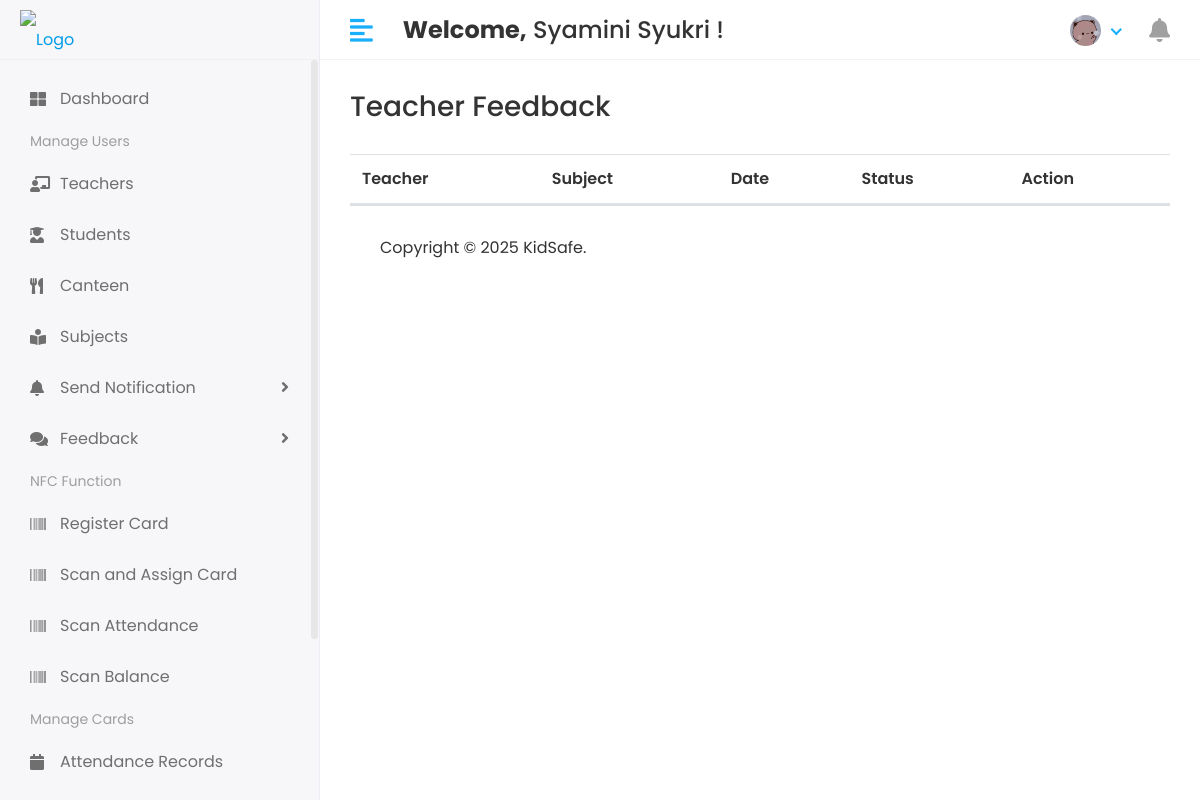
/administrator/feedback/teachers/ (signed in), run on an earlier commit of the app's database.
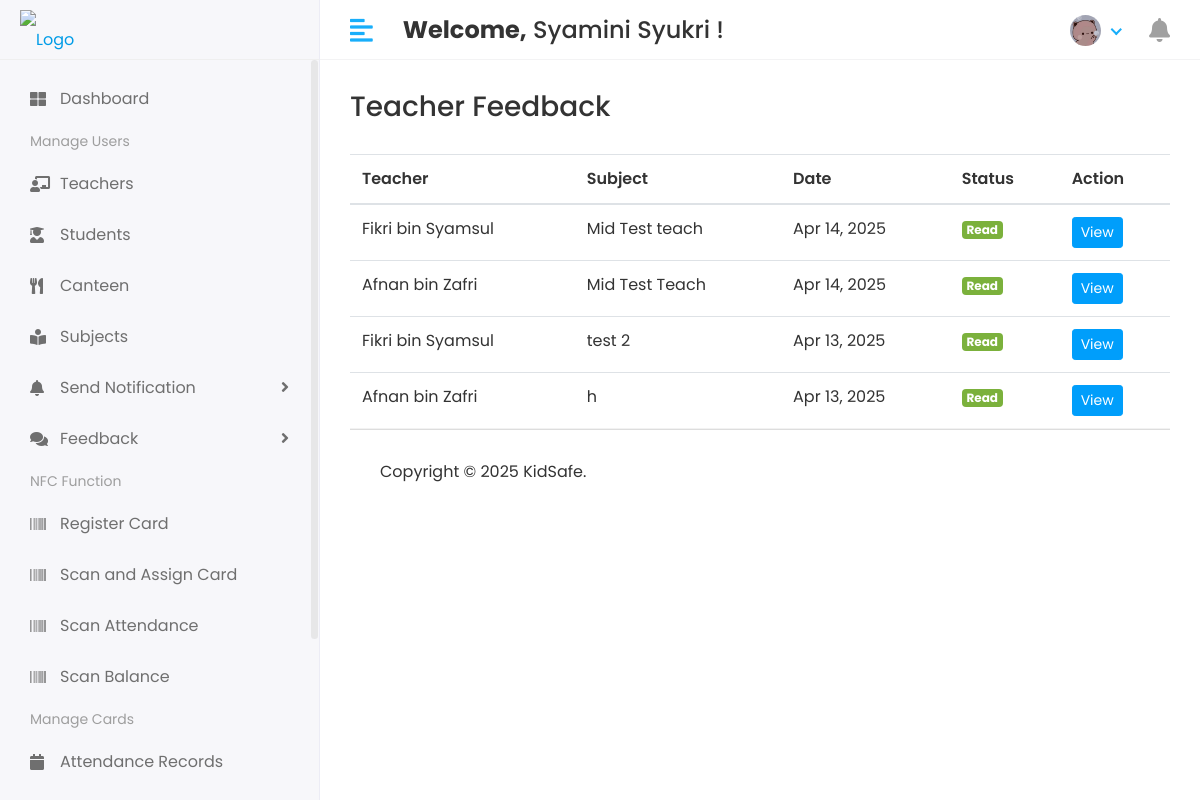
And on a later commit of the database.
### kidsafe_app/models.py (models this page shows, shortened)
class CustomUser(AbstractUser):
    USER = (
        (1, 'Administrator'),
        (2, 'Teacher'),
        (3, 'Student'),
        (4, 'Canteen'),
    )
    user_type = models.CharField(choices=USER, max_length=50, default=1)
    profile_pic = models.ImageField(upload_to='media/profile_pic')

class FeedbackToAdmin(models.Model):
    SENDER_TYPES = (
        ('teacher', 'Teacher'),
        ('student', 'Student'),
        ('canteen', 'Canteen Staff'),
    )
    sender = models.ForeignKey(CustomUser, on_delete=models.CASCADE)
    sender_type = models.CharField(max_length=10, choices=SENDER_TYPES)
    title = models.CharField(max_length=200)
    message = models.TextField()
    attachment = models.FileField(upload_to='media/feedback/', blank=True, null=True)
    sent_at = models.DateTimeField(auto_now_add=True)
    is_read = models.BooleanField(default=False)

### kidsafe_project/administrator_views.py (the view)
# urls.py: path('administrator/feedback/teachers/', administrator_views.view_teacher_feedback, name='view_teacher_feedback'),
@login_required
def view_teacher_feedback(request):
    feedback_list = FeedbackToAdmin.objects.filter(
        sender_type='teacher'
    ).order_by('-sent_at')
    return render(request, 'administrator/teacher_feedback.html', {
        'feedback_list': feedback_list,
        'teacher_feedback_unread': feedback_list.filter(is_read=False).count()
    })

### kidsafe_app/context_processors.py (called while the page is built)
def notification_count(request):
    if not request.user.is_authenticated:
        return {'unread_count': 0}
    unread_count = 0
    if request.user.user_type == '2':  # Teacher
        unread_count = TeacherNotification.objects.filter(
            teacher__admin=request.user,
            read=False
        ).count()
    elif request.user.user_type == '3':  # Student
        unread_count = StudentNotification.objects.filter(
            student__admin=request.user,
            read=False
        ).count()
    elif request.user.user_type == '4':  # Canteen
        unread_count = CanteenNotification.objects.filter(
            canteen__admin=request.user,
            read=False
        ).count()
    return {'unread_count': unread_count}

### templates/administrator/teacher_feedback.html (shortened to what this page needs)
{% extends 'base.html' %}
{% block content %}
<div class="page-header">
    <h3>Teacher Feedback</h3>
</div>
<table class="table">
    <thead>
        <tr>
            <th>Teacher</th>
            <th>Subject</th>
            <th>Date</th>
            <th>Status</th>
            <th>Action</th>
        </tr>
    </thead>
    <tbody>
        {% for feedback in feedback_list %}
        <tr class="{% if not feedback.is_read %}table-info{% endif %}">
            <td>{{ feedback.sender.get_full_name }}</td>
            <td>{{ feedback.title }}</td>
            <td>{{ feedback.sent_at|date:"M d, Y" }}</td>
            <td>
                {% if feedback.is_read %}
                    <span class="badge badge-success">Read</span>
                {% else %}
                    <span class="badge badge-warning">Unread</span>
                {% endif %}
            </td>
            <td>
                <a href="#" data-toggle="modal" data-target="#feedbackModal{{ feedback.id }}"
                   class="btn btn-sm btn-info">View</a>
            </td>
        </tr>
        {% endfor %}
    </tbody>
</table>
{% endblock %}

### templates/base.html (shortened to what this page needs)
<!DOCTYPE html>
<html lang="en">
{% load static %}
<head>
   <link rel="stylesheet" href="{% static 'assets/plugins/bootstrap/css/bootstrap.min.css' %}">
   <link rel="stylesheet" href="{% static 'assets/plugins/fontawesome/css/fontawesome.min.css' %}">
   <link rel="stylesheet" href="{% static 'assets/plugins/fontawesome/css/all.min.css' %}">
   <link rel="stylesheet" href="{% static 'assets/plugins/datatables/datatables.min.css' %}">
   <link rel="stylesheet" href="{% static 'assets/css/style.css' %}">
</head>
<body>
   <div class="main-wrapper">
      {% include 'includes/header.html' %}
      {% include 'includes/sidebar.html' %}
      <div class="page-wrapper">
         <div class="content container-fluid">
            {% block content %}{% endblock %}
            {% include 'includes/footer.html' %}
         </div>
      </div>
   </div>
</body>
</html>

### templates/includes/header.html (shortened to what this page needs)
{% load static %}
<div class="header">
    <div class="header-left">
        {% if user.user_type == '1' %}
        <a href="{% url 'admin_home' %}" class="logo">
            <img src="{% static 'assets/img/logo4.png' %}" alt="Logo">
        </a>
        {% endif %}
    </div>
    <a href="javascript:void(0);" id="toggle_btn">
        <i class="fas fa-align-left"></i>
    </a>
    <div class="top-nav-search mt-3">
        <h4><strong>Welcome,</strong>&nbsp;<span>{{user.first_name}} {{user.last_name}}</span>&nbsp;!</h4>
    </div>
    <ul class="nav user-menu">
        <li class="nav-item dropdown has-arrow">
            <a href="#" class="dropdown-toggle nav-link" data-toggle="dropdown">
                {% if user.profile_pic == "" %}
                <span class="user-img"><img class="rounded-circle" src="{% static 'assets/img/noimg.png' %}" width="31"
                        height="31" alt=""></span>
                {% else %}
                <span class="user-img"><img class="rounded-circle" src="/{{user.profile_pic}}" width="31" height="31"
                        alt=""></span>
                {% endif %}
            </a>
        </li>
        <li class="nav-item">
            {% if user.user_type == '2' %}
            <a href="{% url 'view_teacher_notifications' %}" class="nav-link">
                <i class="fas fa-bell"></i>
                {% if unread_count > 0 %}
                <span class="badge badge-danger">{{ unread_count }}</span>
                {% endif %}
            </a>
            {% else %}
            <li class="nav-item dropdown">
                <a href="#" class="dropdown-toggle nav-link" data-toggle="dropdown">
                    <i class="fas fa-bell"></i>
                </a>
            </li>
            {% endif %}
        </li>
    </ul>
</div>

### templates/includes/sidebar.html (shortened to what this page needs)
{% load active_link_tags %}
<div class="sidebar" id="sidebar">
    <div class="sidebar-inner slimscroll">
        <div id="sidebar-menu" class="sidebar-menu">
            {% if user.user_type == '1' %}
            <ul>
                <li class="{% active_link 'admin_home' 'active' %}">
                    <a href="{% url 'admin_home' %}"><i class="fa fa-th-large"></i> <span>Dashboard</span></a>
                </li>
                <li class="menu-title">
                    <span>Manage Users</span>
                </li>
                <li class="{% active_link 'view_teacher' 'active' %}">
                    <a href="{% url 'view_teacher' %}"><i class="fas fa-chalkboard-teacher"></i> <span>Teachers</span></a>
                </li>
                <li class="{% active_link 'view_student' 'active' %}">
                    <a href="{% url 'view_student' %}"><i class="fas fa-user-graduate"></i> <span>Students</span></a>
                </li>
                <li class="{% active_link 'view_canteen' 'active' %}">
                    <a href="{% url 'view_canteen' %}"><i class="fas fa-utensils"></i> <span>Canteen</span></a>
                </li>
                <li class="{% active_link 'view_subject' 'active' %}">
                    <a href="{% url 'view_subject' %}"><i class="fas fa-book-reader"></i> <span>Subjects</span></a>
                </li>
                <li class="submenu">
                    <a href="#"><i class="fa fa-bell"></i> <span> Send Notification</span> <span class="menu-arrow"></span></a>
                </li>
                <li class="submenu">
                    <a href="#"><i class="fas fa-comments"></i>  Feedback <span class="menu-arrow"></span></a>
                </li>
                <li class="menu-title">
                    <span>NFC Function</span>
                </li>
                <li class="{% active_link 'register_card' 'active' %}">
                    <a href="{% url 'register_card' %}"><i class="fa fa-barcode"></i> <span>Register Card</span></a>
                </li>
                <li class="{% active_link 'scan_and_assign_card' 'active' %}">
                    <a href="{% url 'scan_and_assign_card' %}"><i class="fa fa-barcode"></i> <span>Scan and Assign Card</span></a>
                </li>
                <li class="{% active_link 'scan_attendance' 'active' %}">
                    <a href="{% url 'scan_attendance' %}"><i class="fa fa-barcode"></i> <span>Scan Attendance</span></a>
                </li>
                <li class="{% active_link 'scan_and_add_balance' 'active' %}">
                    <a href="{% url 'scan_and_add_balance' %}"><i class="fa fa-barcode"></i> <span>Scan Balance</span></a>
                </li>
                <li class="menu-title">
                    <span>Manage Cards</span>
                </li>
                <li class="{% active_link 'attendance_list' 'active' %}">
                    <a href="{% url 'attendance_list' %}"><i class="fas fa-calendar"></i> <span>Attendance Records</span></a>
                </li>
                <li class="{% active_link 'view_registered_cards' 'active' %}">
                    <a href="{% url 'view_registered_cards' %}"> <span>Registered Card</span></a>
                </li>
            </ul>
            {% endif %}
        </div>
    </div>
</div>

### templates/includes/footer.html
<footer>
    <p>Copyright &copy; 2025 KidSafe.</p>
</footer>

What changed in the data, as far as the page shows it:
added FeedbackToAdmin: sender.get_full_name "Fikri bin Syamsul", title "Mid Test teach", sent_at "Apr 14, 2025", is_read "Read"
added FeedbackToAdmin: sender.get_full_name "Afnan bin Zafri", title "Mid Test Teach", sent_at "Apr 14, 2025", is_read "Read"
added FeedbackToAdmin: sender.get_full_name "Fikri bin Syamsul", title "test 2", sent_at "Apr 13, 2025", is_read "Read"
added FeedbackToAdmin: sender.get_full_name "Afnan bin Zafri", title "h", sent_at "Apr 13, 2025", is_read "Read"
